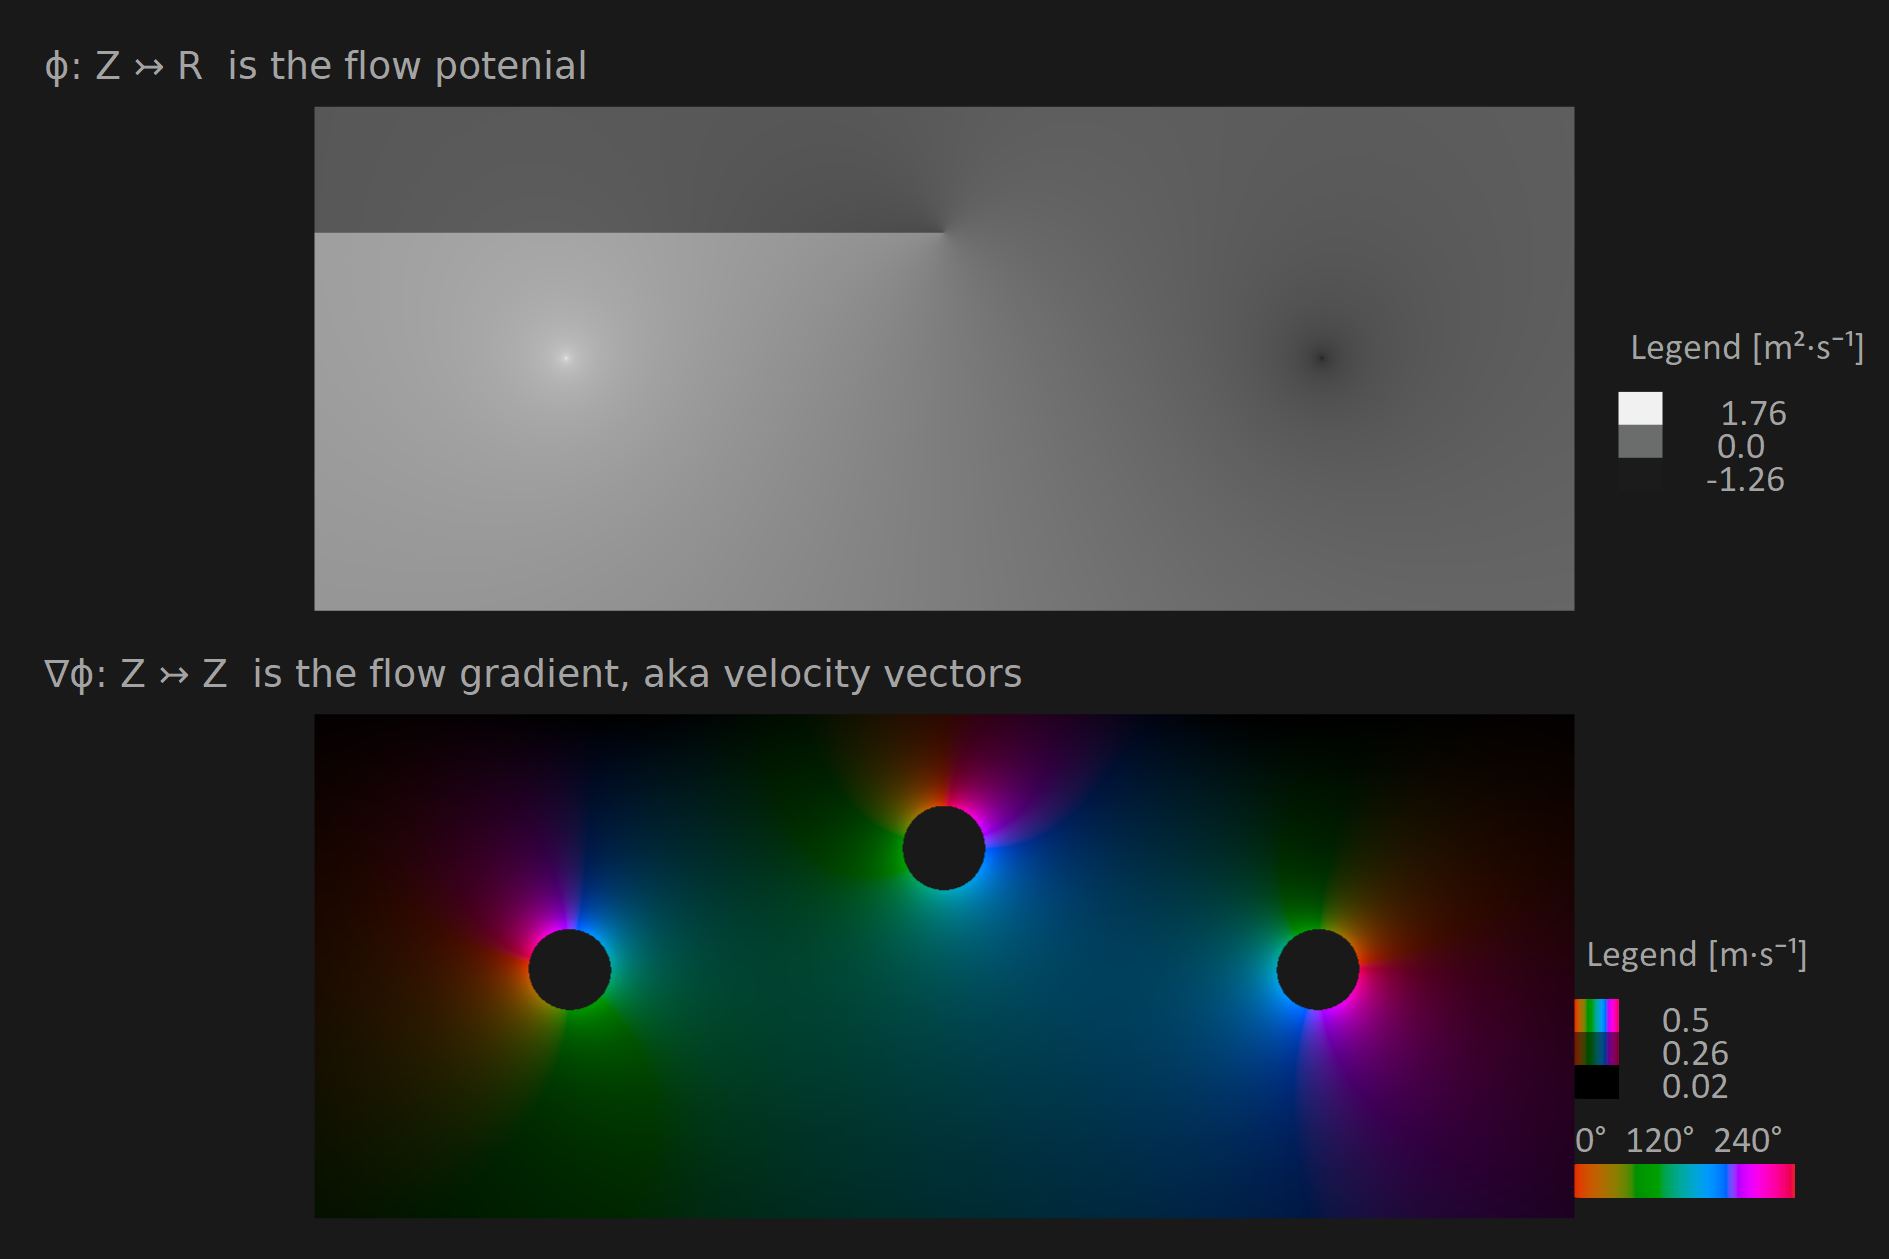

Write Julia code to recreate this figure.
import MechanicalSketch
import MechanicalSketch: color_with_luminance, background, O, WI, HE, EM, FS, finish,
       PALETTE, color_from_palette, setfont, settext, empty_figure, sethue, @layer
import MechanicalSketch: dimension_aligned
import MechanicalSketch: ComplexQuantity, generate_complex_potential_source, generate_complex_potential_vortex
import MechanicalSketch: @import_expand
import MechanicalSketch: quantities_at_pixels, draw_color_map, draw_real_legend, draw_complex_legend, setscale_dist, lenient_min_max
import MechanicalSketch: ∙, ∇_rectangle

let
BACKCOLOR = color_with_luminance(PALETTE[8], 0.1)
function restart()
    empty_figure(joinpath(@__DIR__, "test_23.png"))
    background(BACKCOLOR)
    sethue(PALETTE[8])
end
restart()


if !@isdefined m²
    @import_expand m # Will error if m² already is in the namespace
    @import_expand s
end

"Source position"
p_source = complex(3.0, 0.0)m
"Flow rate, 2d flow"
q_source = 1.0m²/s
"Vortex position"
p_vortex = complex(0.0, 1.0)m
"Vorticity, 2d flow"
K = 1.0m²/s / 2π

ϕ_vortex =  generate_complex_potential_vortex(; pos = p_vortex, vorticity = K)
ϕ_source = generate_complex_potential_source(; pos = p_source, massflowout = q_source)
ϕ_sink = generate_complex_potential_source(; pos = -p_source, massflowout = -q_source)

"""
    ϕ(p::ComplexQuantity)
    → Quantity
2d velocity potential function. Complex quantity domain, real quantity range.
"""
ϕ(p) = ϕ_vortex(p) + ϕ_source(p) + ϕ_sink(p)

ϕ(p_source)
ϕ(p_vortex + p_source)

# Plot the real-valued function
physwidth = 10.0m
height_relative_width = 0.4
physheight = physwidth * height_relative_width
screen_width_frac = 2 / 3
setscale_dist(physwidth / (screen_width_frac * WI))
A = quantities_at_pixels(ϕ,
    physwidth = physwidth,
    height_relative_width = height_relative_width);
OT = O + (0.0, -0.25HE + EM)
upleftpoint, lowrightpoint = draw_color_map(OT, A)
legendpos = lowrightpoint + (EM, 0) + (0.0m, physheight)
ma = maximum(A)
mi = minimum(A)
ze = zero(typeof(ma))
legendvalues = reverse(sort([ma, (ma + mi) / 2, ze]))
draw_real_legend(legendpos, mi, ma, legendvalues)
setfont("DejaVu Sans", FS)
str = "ϕ: Z ↣ R  is the flow potenial"
settext(str, O + (-WI/2 + EM, -0.5HE + 2EM), markup = true)

settext("Source", OT + (real(p_source), imag(p_source)))
settext("Vortex", OT + (real(p_vortex), imag(p_vortex)))
@layer begin
    sethue(BACKCOLOR)
    settext("Sink", OT - (real(p_source), imag(p_source)))
end
setfont("Calibri", FS)


# Plot the complex-valued function, aka velocity vectors.
B = begin
        unclamped = ∇_rectangle(ϕ,
            physwidth = physwidth,
            height_relative_width = height_relative_width);
        map(unclamped) do u
            hypot(u) > 0.5m/s ? NaN∙u : u
        end
    end

OB = O + (0.0, + 0.25HE + 0.5EM )
upleftpoint, lowrightpoint = draw_color_map(OB, B)
setfont("DejaVu Sans", FS)
str = "∇ϕ: Z ↣ Z  is the flow gradient, aka velocity vectors"
settext(str, O + (-WI/2 + EM, 1.5EM), markup = true)
setfont("Calibri", FS)

legendpos = lowrightpoint + (0.0m, physheight)

mi, ma = lenient_min_max(B)
mea = (mi + ma) / 2
legendvalues = reverse(sort([ma, mi, mea]))
draw_complex_legend(legendpos, mi, ma, legendvalues)

dimension_aligned(OB + (-physwidth / 2, physheight / 2), OB + (physwidth / 2, physheight / 2))
dimension_aligned(OB + p_vortex, OB)
dimension_aligned(OB + (-physwidth / 2, - physheight / 2 ),  OB +  (-physwidth / 2, physheight / 2 ))


finish()
end #let